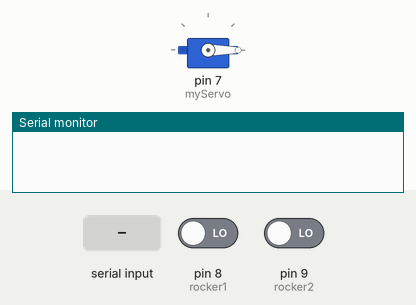
Simulated run of this sketch. Board: Arduino Uno, built with avr-gcc and run on an emulated ATmega328P. On the bench: servo, the last lines printed to the serial monitor. Inputs (shaded band) come from the test bench; at power-on: pin 9 (rocker2) LOW, pin 8 (rocker1) LOW.

Above: at 1.2 s.
1.3 s: pin 9 (rocker2) driven HIGH
At 4.2 s:
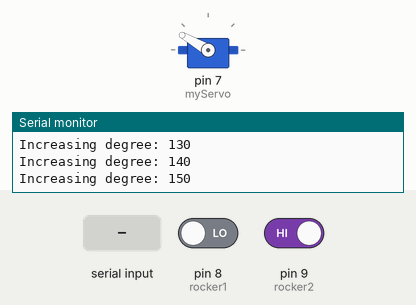
4.3 s: pin 8 (rocker1) driven HIGH
At 5.0 s:
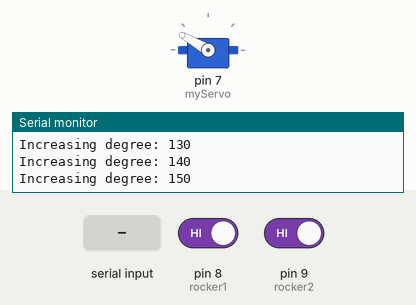
5.8 s: "3\n" received over Serial
At 6.7 s:
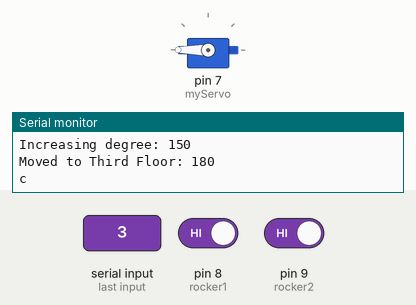
7.3 s: "1\n" received over Serial
At 9.1 s:
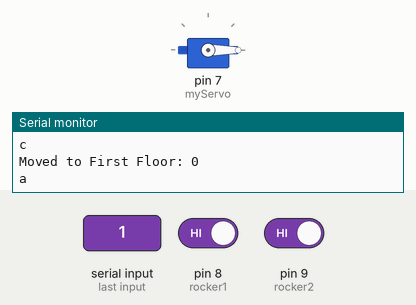
10.3 s: "2\n" received over Serial
At 12.5 s:
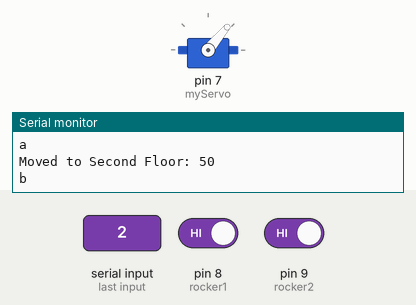
13.3 s: pin 8 (rocker1) driven LOW
At 18.1 s:
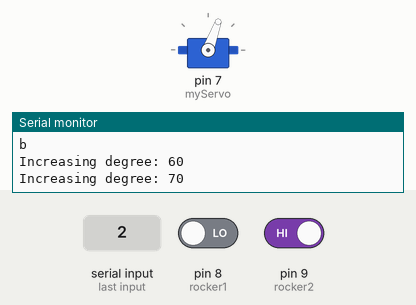
Timing chart, 0 to 21.5 s (numbered marks = the images above; inputs shaded):
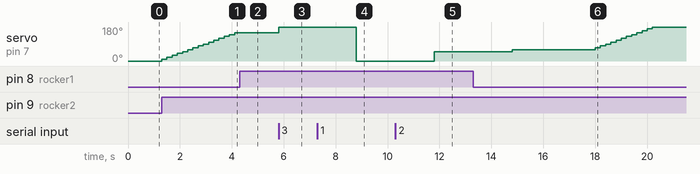

Measured:
- after the input at 1.3 s, servo on pin 7 (myServo): moves from 0° to 150° over 2.8 s, starting at once
- after the input at 4.3 s, servo on pin 7 (myServo): stays 150° (without the input it goes to 160° after 0.01 s)
- after the input at 5.8 s, servo on pin 7 (myServo): 150° → 180° at once
- after the input at 7.3 s, servo on pin 7 (myServo): 180° → 0° after 1.5 s
- after the input at 10.3 s, servo on pin 7 (myServo): 0° → 50° after 1.5 s
- after the input at 13.3 s, servo on pin 7 (myServo): moves from 50° to 180° over 5.4 s, starting after 1.5 s

The sketch:

arduino.ino
```cpp
#include <Servo.h> // Include the Servo library

#define rocker1 8
#define rocker2 9

int btn1, btn2;
Servo myServo; // Create a Servo object
int pos = 0; // Initial position of the servo

void setup() {
  Serial.begin(9600);
  pinMode(rocker1, INPUT);
  pinMode(rocker2, INPUT);
  myServo.attach(7); // Attach the servo to pin 7 (change if needed)
  myServo.write(pos); // Set initial position of the servo
}

void loop() {
  btn1 = digitalRead(rocker1);
  if (btn1 == HIGH && btn2 == LOW) {
    if (pos > 0) { // Ensure the position does not go below 0 degrees
      pos -= 10;
      if (pos < 0) pos = 0; // Ensure pos does not go below 0
      myServo.write(pos); // Decrease the servo position by 10
      Serial.println("Decreasing degree: " + String(pos));
      delay(200); // Add a small delay for debouncing
    }
  }

  btn2 = digitalRead(rocker2);
  if (btn2 == HIGH && btn1 == LOW) {
    if (pos < 180) { // Ensure the position does not exceed 180 degrees
      pos += 10;
      if (pos > 180) pos = 180; // Ensure pos does not exceed 180
      myServo.write(pos); // Increase the servo position by 10
      Serial.println("Increasing degree: " + String(pos));
      delay(200); // Add a small delay for debouncing
    }
  }

  // Check for user input from Serial Monitor
  if (Serial.available() > 0) {
    int floor = Serial.parseInt(); // Read the input number
    moveToFloor(floor);
  }

}

void moveToFloor(int floor) {
  switch (floor) {
    case 1:
      moveToFirstFloor();
      // Send this back to node
      Serial.write("a");
      Serial.println("");
      delay(3000);
      break;
    case 2:
      moveToSecondFloor();
      // Send this back to node
      Serial.write("b");
      Serial.println("");
      delay(3000);
      break;
    case 3:
      moveToThirdFloor();
     // Send this back to node
      Serial.write("c");
      Serial.println("");
      delay(3000);
      break;
    default:
      delay(2000);
  }
}

void moveToFirstFloor() {
  pos = 0; // position for the first floor
  myServo.write(pos);
  Serial.println("Moved to First Floor: " + String(pos));
}

void moveToSecondFloor() {
  pos = 50; // position for the second floor
  myServo.write(pos);
  Serial.println("Moved to Second Floor: " + String(pos));
}

void moveToThirdFloor() {
  pos = 180; // position for the third floor
  myServo.write(pos);
  Serial.println("Moved to Third Floor: " + String(pos));
}
```
